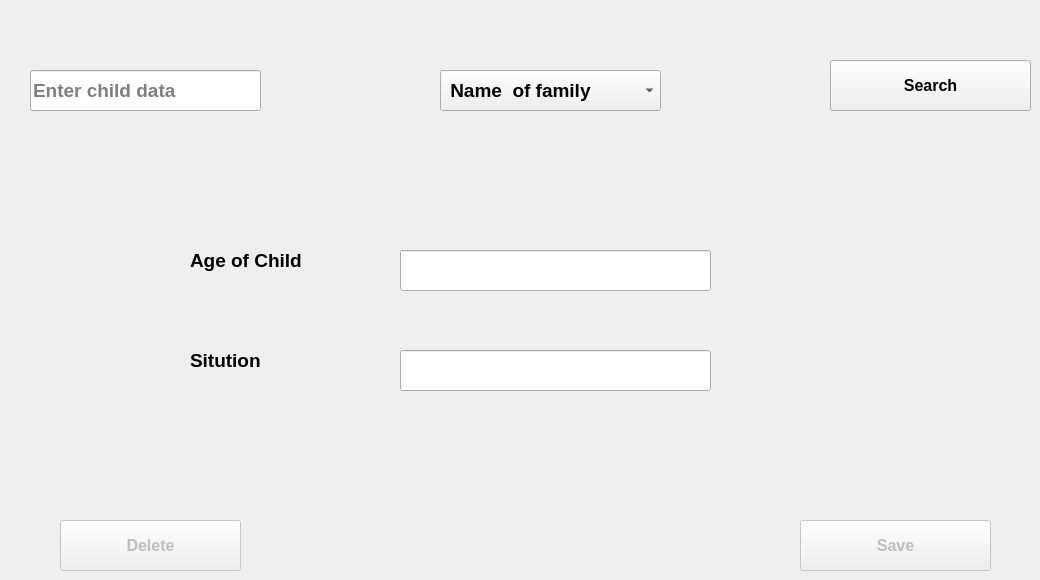
      <widget class="QWidget" name="tab_18">
       <attribute name="title">
        <string>Edit</string>
       </attribute>
       <widget class="QLineEdit" name="lineEdit_30">
        <property name="geometry">
         <rect>
          <x>400</x>
          <y>250</y>
          <width>311</width>
          <height>41</height>
         </rect>
        </property>
        <property name="font">
         <font>
          <pointsize>11</pointsize>
          <weight>75</weight>
          <bold>true</bold>
         </font>
        </property>
        <property name="text">
         <string/>
        </property>
       </widget>
       <widget class="QLabel" name="label_29">
        <property name="geometry">
         <rect>
          <x>190</x>
          <y>240</y>
          <width>191</width>
          <height>41</height>
         </rect>
        </property>
        <property name="font">
         <font>
          <pointsize>14</pointsize>
          <weight>75</weight>
          <bold>true</bold>
         </font>
        </property>
        <property name="text">
         <string>Age of Child</string>
        </property>
       </widget>
       <widget class="QLineEdit" name="lineEdit_31">
        <property name="geometry">
         <rect>
          <x>400</x>
          <y>350</y>
          <width>311</width>
          <height>41</height>
         </rect>
        </property>
        <property name="font">
         <font>
          <pointsize>11</pointsize>
          <weight>75</weight>
          <bold>true</bold>
         </font>
        </property>
        <property name="text">
         <string/>
        </property>
        <property name="placeholderText">
         <string/>
        </property>
       </widget>
       <widget class="QLabel" name="label_30">
        <property name="geometry">
         <rect>
          <x>190</x>
          <y>340</y>
          <width>181</width>
          <height>41</height>
         </rect>
        </property>
        <property name="font">
         <font>
          <pointsize>14</pointsize>
          <weight>75</weight>
          <bold>true</bold>
         </font>
        </property>
        <property name="text">
         <string>Sitution</string>
        </property>
       </widget>
       <widget class="QPushButton" name="pushButton_26">
        <property name="enabled">
         <bool>true</bool>
        </property>
        <property name="geometry">
         <rect>
          <x>830</x>
          <y>60</y>
          <width>201</width>
          <height>51</height>
         </rect>
        </property>
        <property name="font">
         <font>
          <pointsize>12</pointsize>
          <weight>75</weight>
          <bold>true</bold>
         </font>
        </property>
        <property name="text">
         <string>Search</string>
        </property>
        <property name="icon">
         <iconset>
          <normaloff>icons/search.png</normaloff>icons/search.png</iconset>
        </property>
        <property name="iconSize">
         <size>
          <width>40</width>
          <height>40</height>
         </size>
        </property>
       </widget>
       <widget class="QPushButton" name="pushButton_27">
        <property name="enabled">
         <bool>false</bool>
        </property>
        <property name="geometry">
         <rect>
          <x>60</x>
          <y>520</y>
          <width>181</width>
          <height>51</height>
         </rect>
        </property>
        <property name="font">
         <font>
          <pointsize>12</pointsize>
          <weight>75</weight>
          <bold>true</bold>
         </font>
        </property>
        <property name="text">
         <string>Delete</string>
        </property>
        <property name="icon">
         <iconset>
          <normaloff>icons/delete.png</normaloff>icons/delete.png</iconset>
        </property>
        <property name="iconSize">
         <size>
          <width>32</width>
          <height>32</height>
         </size>
        </property>
       </widget>
       <widget class="QLineEdit" name="lineEdit_32">
        <property name="geometry">
         <rect>
          <x>30</x>
          <y>70</y>
          <width>231</width>
          <height>41</height>
         </rect>
        </property>
        <property name="font">
         <font>
          <pointsize>14</pointsize>
          <weight>75</weight>
          <bold>true</bold>
         </font>
        </property>
        <property name="text">
         <string/>
        </property>
        <property name="placeholderText">
         <string>Enter child data</string>
        </property>
       </widget>
       <widget class="QComboBox" name="comboBox_12">
        <property name="geometry">
         <rect>
          <x>440</x>
          <y>70</y>
          <width>221</width>
          <height>41</height>
         </rect>
        </property>
        <property name="font">
         <font>
          <pointsize>14</pointsize>
          <weight>75</weight>
          <bold>true</bold>
         </font>
        </property>
        <item>
         <property name="text">
          <string> Name  of family</string>
         </property>
        </item>
        <item>
         <property name="text">
          <string>Age</string>
         </property>
        </item>
        <item>
         <property name="text">
          <string>sitution</string>
         </property>
        </item>
       </widget>
       <widget class="QPushButton" name="pushButton_28">
        <property name="enabled">
         <bool>false</bool>
        </property>
        <property name="geometry">
         <rect>
          <x>800</x>
          <y>520</y>
          <width>191</width>
          <height>51</height>
         </rect>
        </property>
        <property name="font">
         <font>
          <pointsize>12</pointsize>
          <weight>75</weight>
          <bold>true</bold>
         </font>
        </property>
        <property name="text">
         <string>Save</string>
        </property>
        <property name="icon">
         <iconset>
          <normaloff>icons/edit.png</normaloff>icons/edit.png</iconset>
        </property>
        <property name="iconSize">
         <size>
          <width>38</width>
          <height>38</height>
         </size>
        </property>
       </widget>
      </widget>
